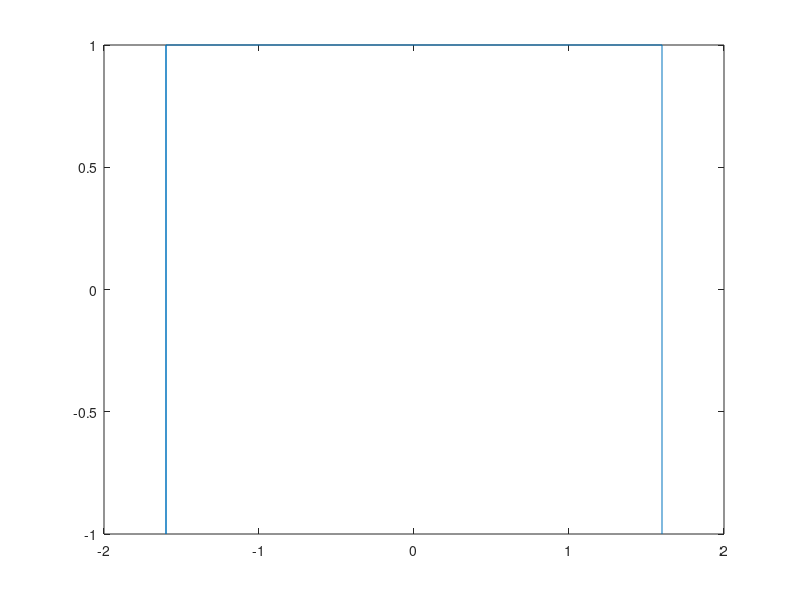

The MATLAB source for this figure: (Note: this script raises an error after producing the figure.)
% I, Daniel Andre, edit the code for one robot to follow coordinates that was click on
% figure widow the rest of the comment is showing who wrote the orginal
% code

% Initializing the agents to random positions with barrier certificates. 
% This script shows how to initialize robots to a particular point.
% Sean Wilson
% 07/2019
clear
clc
figure(1)

%Plot the boundaries for the area 
coordinatesX=[1.6,1.6,-1.6,-1.6,-1.6];
coordinatesY=[-1,1,1,-1,1];
plot(coordinatesX,coordinatesY);
[xi,yi] = getpts;
Nxiyi=length(xi);
initial_positions = [xi(1),yi(1),1]';
N = 1;

r = Robotarium('NumberOfRobots', N, 'ShowFigure', true, 'InitialConditions', initial_positions);

% Create a barrier certificate so that the robots don't collide
si_barrier_certificate = create_si_barrier_certificate();
si_to_uni_dynamics = create_si_to_uni_dynamics();
        

% We'll make the rotation error huge so that the initialization checker
% doesn't care about it
args = {'PositionError', 0.02, 'RotationError', 50};
init_checker = create_is_initialized(args{:});
controller = create_si_position_controller();

% Get initial location data for while loop condition.
x=r.get_poses();
r.step();
for p=2:1:Nxiyi
    k=[xi(p),yi(p),1]';
l(1,1)=[xi(1)];
l(2,1)=[yi(1)];

while(~init_checker(x, k))

    x = r.get_poses();
    dxi = controller(x(1:2, :), k(1:2, :));
    
    dxi = si_barrier_certificate(dxi, x(1:2, :));      
    dxu = si_to_uni_dynamics(dxi, x);

    r.set_velocities(1:N, dxu);
    r.step();
    l(1,p)=[x(1)];
    l(2,p)=[x(2)];
    
    
end
h = drawpolyline('Position',l');
end
% We can call this function to debug our experiment!  Fix all the errors
% before submitting to maximize the chance that your experiment runs
% successfully.
r.debug();

